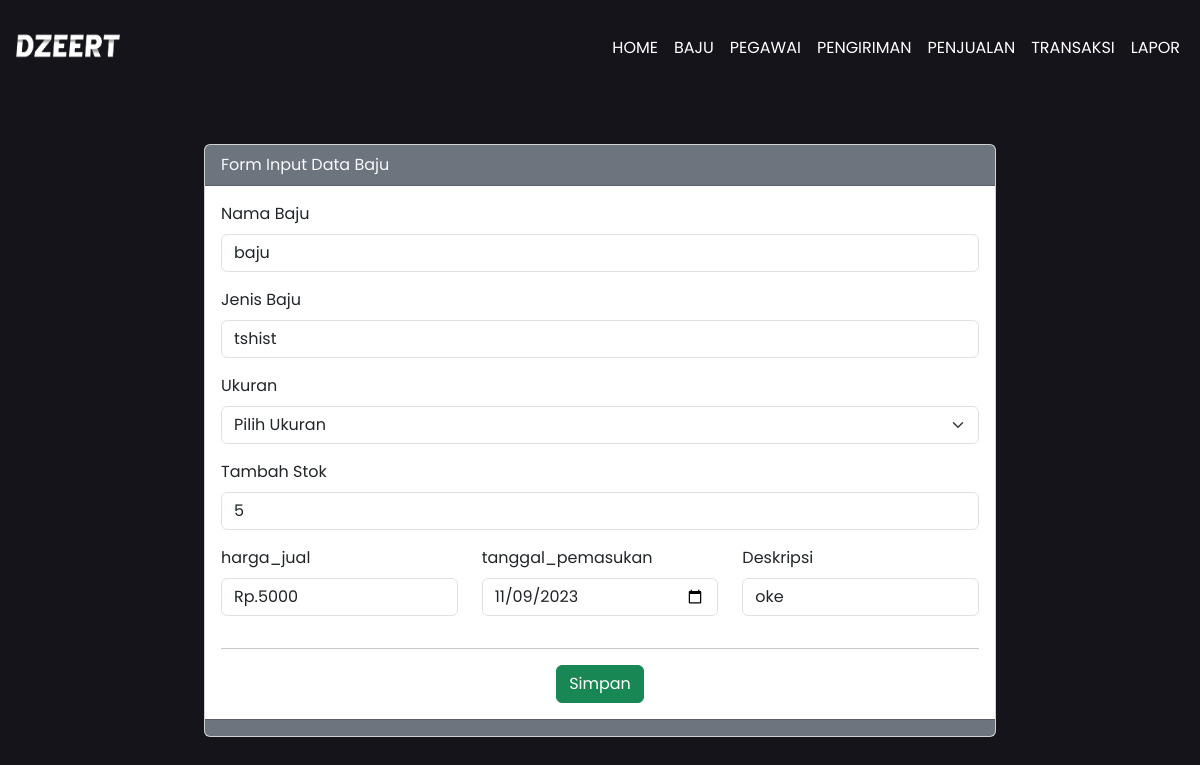
Page /edit.php?id_baju=12345751 on the committed database.
### tables this page shows
CREATE TABLE `kelola_baju` (
  `id_baju` int(11) NOT NULL,
  `nama_baju` varchar(50) NOT NULL,
  `jenis_baju` varchar(50) NOT NULL,
  `ukuran_baju` varchar(10) NOT NULL,
  `tambah_stok` varchar(255) NOT NULL,
  `harga_jual` varchar(255) NOT NULL,
  `tanggal_pemasukan` date NOT NULL,
  `deskripsi` varchar(255) NOT NULL
);

### function.php (called while the page is built, shortened)
<?php
$koneksi = mysqli_connect("localhost","root","","penjualan");
function query($query) {
    global $koneksi;
    $result= mysqli_query($koneksi, $query);
    $row = [];
    while($tampil = mysqli_fetch_assoc($result)) {
     $row[] = $tampil;
    }
    return $row;
}
?>

### edit.php (the view, shortened to what this page needs)
<?php
require'function.php';
  if(isset($_GET["id_baju"])){
      $id_baju = $_GET["id_baju"];
      $penjualan = query("SELECT * FROM kelola_baju WHERE id_baju = $id_baju")[0];
  }
?>
<?php require'layouts/navbar.php'?>
<div class="row">
  <div class="col-md-8 mx-auto">
  <div class="card mt-5">
  <div class="card-header bg-secondary text-light">
    Form Input Data Baju
  </div>
  <div class="card-body">
      <form action="" method="post">
      <div class="mb-3">
          <label for="nama" class="form-label">Nama Baju</label>
          <input value="<?= $penjualan["nama_baju"]; ?>" type="text" class="form-control" name="nama_baju" id="nama_baju" placeholder="Nama Baju" <?= $penjualan["nama_baju"];?>>
      </div>
      <div class="mb-3">
          <label for="nama" class="form-label">Jenis Baju</label>
          <input value='<?= $penjualan["jenis_baju"]; ?>' type="text" class="form-control" name="jenis_baju" id="jenis_baju" placeholder="Jenis Baju"  <?= $penjualan["jenis_baju"];?>>
      </div>
      <div class="mb-3">
          <label for="nama" class="form-label">Ukuran</label>
          <select value='<?= $penjualan["ukuran_baju"]; ?>' class="form-select" name="ukuran_baju" id="ukuran_baju" <?= $penjualan["ukuran_baju"];?>>
              <option>Pilih Ukuran</option>
            </select>
      </div>
      <div class="mb-3">
          <label for="nama" class="form-label">Tambah Stok</label>
          <input value='<?= $penjualan["tambah_stok"]; ?>' type="number" class="form-control" name="tambah_stok" id="tambah_stok" placeholder="Tambah Stok" <?= $penjualan["tambah_stok"];?>>
      </div>
        <div class="row">
            <div class="col">
            <div class="mb-3">
              <label for="nama" class="form-label">harga_jual</label>
              <input value='<?= $penjualan["harga_jual"]; ?>' type="text" class="form-control" name="harga_jual" id="harga_jual" placeholder="Harga Jual"  <?= $penjualan["harga_jual"];?>>
            </div>
          </div>
            <div class="col">
            <div class="mb-3">
          <label for="nama" class="form-label">tanggal_pemasukan</label>
          <input value='<?= $penjualan["tanggal_pemasukan"]; ?>' type="date" class="form-control" name="tanggal_pemasukan" id="tanggal_pemasukan" placeholder="Harga Jual" <?= $penjualan["tanggal_pemasukan"];?>>
            </div>
          </div>
          <div class="col">
            <div class="mb-3">
              <label for="nama" class="form-label">Deskripsi</label>
              <input value='<?= $penjualan["deskripsi"]; ?>' type="text" class="form-control" name="deskripsi" id="deskripsi" placeholder="Deksripsi" <?= $penjualan["deskripsi"];?>>
            </div>
          </div>
      </div>
          <div class="text-center">
            <hr> <button type="submit" name="submit" class="btn btn-success">Simpan</button>
          </div>
      </form>
  </div>
  <div class="card-footer bg-secondary text-light">
  </div>
</div>
  </div>
</div>

### css/user.css (style rules this page uses)
:root { --bg: #15141a; }
* { margin: 0; padding: 0; font-family: "Poppins", sans-serif; }

### rows in the picture
kelola_baju: nama_baju "baju", jenis_baju "tshist", ukuran_baju "Pilih Ukuran", tambah_stok "5", harga_jual "Rp.5000", tanggal_pemasukan "11/09/2023", deskripsi "oke"
